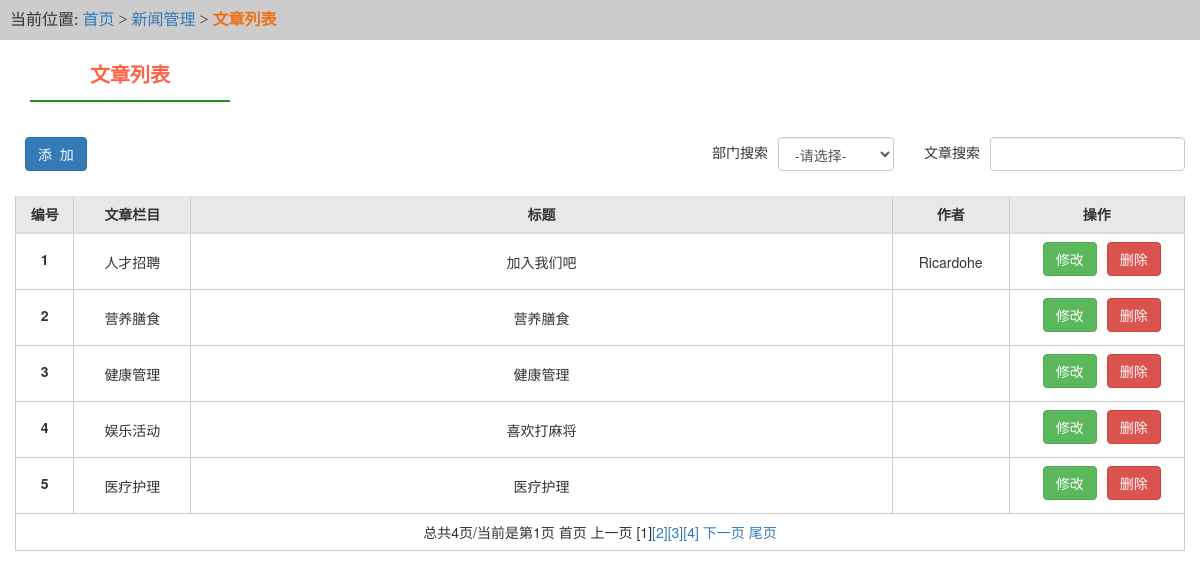
Page /admin/listArticle.php (signed in) on the committed database.
### tables this page shows
CREATE TABLE `article` (
  `id` int(11) UNSIGNED NOT NULL,
  `title` varchar(100) NOT NULL,
  `author` varchar(50) NOT NULL,
  `description` varchar(255) NOT NULL,
  `content` text NOT NULL,
  `category_id` int(2) NOT NULL,
  `dateline` datetime NOT NULL DEFAULT CURRENT_TIMESTAMP
);

CREATE TABLE `art_category` (
  `id` int(10) UNSIGNED NOT NULL,
  `category` varchar(20) NOT NULL
);

### core/article.inc.php (called while the page is built, shortened)
<?php
function getAllCate(){
	$sql="select * from art_category";
	$rows=fetchAll($sql);
	return $rows;
}

### lib/mysql.php (called while the page is built, shortened)
<?php
function fetchAll($sql,$result_type=MYSQL_ASSOC){
	$result=mysql_query($sql);
	while(@$row=mysql_fetch_array($result,$result_type)){
		$rows[]=$row;
	}
	return $rows;
}
function getResultNum($sql){
	$result=mysql_query($sql);
	return mysql_num_rows($result);
}

### admin/listArticle.php (the view, shortened to what this page needs)
<?php
$keywords=$_REQUEST['keywords']?$_REQUEST['keywords']:null;
$where=$keywords?"where a.category_id like '%{$keywords}%'":"where a.category_id like '%'";
$sql="select a.*,c.category from article as a join art_category c on a.category_id=c.id {$where} order by a.id desc";
$totalRows=getResultNum($sql);
$pageSize=5;
$totalPage=ceil($totalRows/$pageSize);
$page=$_REQUEST['page']?(int)$_REQUEST['page']:1;
$offset=($page-1)*$pageSize;
$sql="select a.*,c.category from article as a join art_category c on a.category_id=c.id {$where} order by a.id desc limit {$offset},{$pageSize}";
$rows=fetchAll($sql);
$cates=getAllCate();
?>
<!DOCTYPE html>
<html>
	<head>
		<link rel="stylesheet" type="text/css" href="css/reset.css">
		<link rel="stylesheet" type="text/css" href="css/backstage.css">
		<link rel="stylesheet" type="text/css" href="../css/bootstrap.min.css">
	</head>
	<body>
		<div class="location">
			当前位置:&nbsp;<a id="first" href="main.php">首页</a>&nbsp;&gt;&nbsp;<a>新闻管理</a>&nbsp;&gt;&nbsp;<a href="#" id="third">文章列表</a>
		</div>
		<h3 class="biaoti">文章列表</h3>
		<div class="details">
                    <div class="details_operation clearfix">
                        <div class="fl">
                            <input type="button" value="添&nbsp;&nbsp;加" class="btn btn-primary" id="add"  onclick="addArticle()">
                        </div>
                         <div class="fr">
				        	 <div class="text">
				                    <span>部门搜索</span>
				                    <div class="bui_select">
				                        <select id="" class="form-control" onchange="change(this.value)">
				                        	<option value="">-请选择-</option>
				                        </select>
				                    </div>
				                </div>
				        	<div class="text">
				                    <span>文章搜索</span>
				                    <div class="bui_select">
				                    	<input type="text" value="" class="form-control"  id="search" onkeypress="search(event)" >
				                    </div>
				            </div>
				        </div>
                    </div>
                    <table class="table table-hover" cellspacing="0" cellpadding="0">
                        <thead>
                            <tr>
                                <th width="5%">编号</th>
                                <th width="10%">文章栏目</th>
                                <th width="60%">标题</th>
                                <th width="10%">作者</th>
                                <th>操作</th>
                            </tr>
                        </thead>
                        <tbody>
                        <?php $i=1; foreach($rows as $row):?>
                            <tr>
                                <td><label class="label_id"><?php echo $i;?></label></td>
                                <td><?php echo $row['category'];?></td>
                                 <td><?php echo $row['title'];?></td>
                                <td><?php echo $row['author'];?></td>
                                <td align="center"><input type="button" value="修改" class="btn btn-success" id="edit" onclick="editArticle(<?php echo $row['id'];?>)"><input type="button" value="删除" class="btn btn-danger" id="del" onclick="delArticle(<?php echo $row['id'];?>)"></td>
                            </tr>
                            <?php $i++; endforeach;?>
                            <?php if($totalRows>$pageSize):?>
                            <tr>
                            	<td colspan="5"><?php echo showPage($page, $totalPage);?></td>
                            </tr>
                            <?php endif;?>
                        </tbody>
                    </table>
                </div>
	</body>
</html>

### admin/css/backstage.css (style rules this page uses)
body { background-color:#F5F5F5 ; overflow: hidden; }
.title,.location { font: 16px/2.5 "微软雅黑";padding: 0 10px;background-color: #ccc; }
.location,.biaoti { margin-bottom: 20px; }
.location #third { font-weight: bold; color: #F06F11; }
.biaoti { font: 20px/30px "微软雅黑"; font-weight: bold; color: #ff6347; text-align: center; margin-left: 30px; padding-bottom: 10px; width: 200px; border-bottom: 2px solid #228b22; }
.details_operation { margin-bottom: 20px; }
.details { padding: 15px; }
.bui_select { height: 30px; float: left; }
.text { float: left; margin-left: 30px; display: inline; }
.text span { line-height: 30px;float:left; margin-right: 10px; }
.table { border-collapse: collapse; width: 100%;text-align: center; }
.table th { background-color: #E8E8E8; }
.table th,.table td { border: solid 1px #ccc; padding: 8px; }
.label_id,.check { vertical-align: middle; }

### rows in the picture
article: art_category.category "人才招聘", title "加入我们吧", author "Ricardohe"
article: art_category.category "营养膳食", title "营养膳食"
article: art_category.category "健康管理", title "健康管理"
article: art_category.category "娱乐活动", title "喜欢打麻将"
article: art_category.category "医疗护理", title "医疗护理"

### other values in the picture
showPage($page, $totalPage) "总共4页/当前是第1页"
